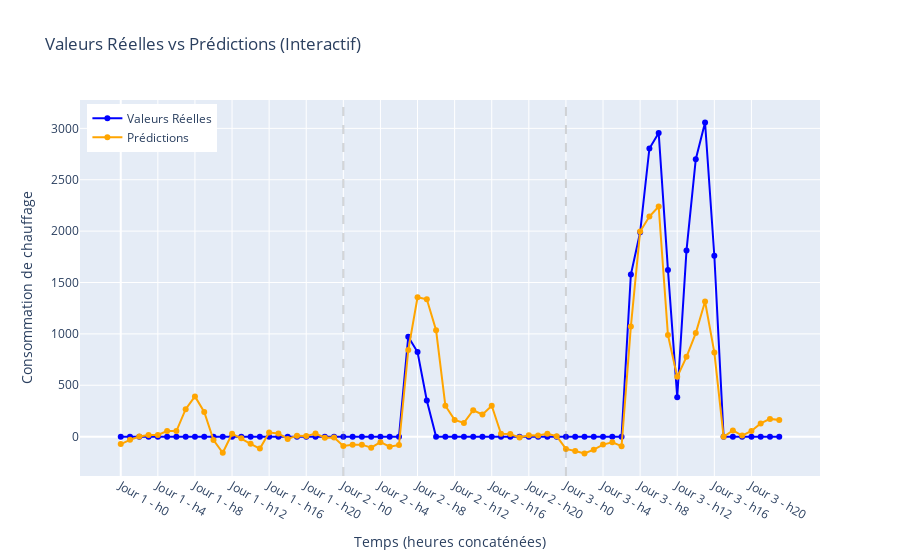

Write notebook code for a chart like this one.
### Code cell
plot_true_vs_predicted_interactive(indices=[10, 11, 12], y_test=y_test2, predictions=predictions2, scaler_cons=scaler_y)

### Figure 1 — Plotly figure (JSON) as saved in the notebook; plotly's stock layout.template omitted (floating-point values rounded to 4 significant figures)
{"data": [{"line": {"color": "blue"}, "mode": "lines+markers", "name": "Valeurs Réelles", "type": "scatter", "x": [0, 1, 2, 3, 4, 5, 6, 7, 8, 9, 10, 11, 12, 13, 14, 15, 16, 17, 18, 19, 20, 21, 22, 23, 24, 25, 26, 27, 28, 29, 30, 31, 32, 33, 34, 35, 36, 37, 38, 39, 40, 41, 42, 43, 44, 45, 46, 47, 48, 49, 50, 51, 52, 53, 54, 55, 56, 57, 58, 59, 60, 61, 62, 63, 64, 65, 66, 67, 68, 69, 70, 71], "y": [0, 0, 0, 0, 0, 0, 0, 0, 0, 0, 0, 0, 0, 0, 0, 0, 0, 0, 0, 0, 0, 0, 0, 0, 0, 0, 0, 0, 0, 0, 0, 971.7, 822.7, 352.6, 0, 0, 0, 0, 0, 0, 0, 0, 0, 0, 0, 0, 0, 0, 0, 0, 0, 0, 0, 0, 0, 1577.0, 1989.0, 2804.0, 2955.0, 1623.0, 384.2, 1812.0, 2699.0, 3057.0, 1760.0, 0, 0, 0, 0, 0, 0, 0]}, {"line": {"color": "orange"}, "mode": "lines+markers", "name": "Prédictions", "type": "scatter", "x": [0, 1, 2, 3, 4, 5, 6, 7, 8, 9, 10, 11, 12, 13, 14, 15, 16, 17, 18, 19, 20, 21, 22, 23, 24, 25, 26, 27, 28, 29, 30, 31, 32, 33, 34, 35, 36, 37, 38, 39, 40, 41, 42, 43, 44, 45, 46, 47, 48, 49, 50, 51, 52, 53, 54, 55, 56, 57, 58, 59, 60, 61, 62, 63, 64, 65, 66, 67, 68, 69, 70, 71], "y": [-72.55, -31.18, 0.5624, 15.7, 16.66, 54.7, 54.65, 267.6, 391.3, 239.6, -32.99, -156.7, 28.6, -16.63, -69.81, -116.4, 39.31, 30.58, -22.54, 9.745, 5.187, 29.67, -10.92, -9.099, -90.35, -79.21, -77.84, -107.5, -54.16, -98.15, -81.15, 842.7, 1357.0, 1336.0, 1035.0, 301.1, 163.1, 133.3, 256.5, 216.0, 300.9, 28.47, 24.53, -7.955, 12.95, 10.91, 27.24, 4.812, -119.3, -139.2, -163.6, -127.1, -77.51, -54.85, -92.49, 1071.0, 1996.0, 2142.0, 2239.0, 988.6, 581.6, 776.4, 1008.0, 1315.0, 819.4, -0.7442, 60.48, 10.28, 55.06, 128.9, 172.7, 161.1]}], "layout": {"hovermode": "x unified", "legend": {"x": 0.01, "y": 0.99}, "shapes": [{"line": {"color": "gray", "dash": "dash"}, "opacity": 0.3, "type": "line", "x0": 24, "x1": 24, "xref": "x", "y0": 0, "y1": 1, "yref": "y domain"}, {"line": {"color": "gray", "dash": "dash"}, "opacity": 0.3, "type": "line", "x0": 48, "x1": 48, "xref": "x", "y0": 0, "y1": 1, "yref": "y domain"}], "title": {"text": "Valeurs Réelles vs Prédictions (Interactif)"}, "xaxis": {"tickmode": "array", "ticktext": ["Jour 1 - h0", "Jour 1 - h4", "Jour 1 - h8", "Jour 1 - h12", "Jour 1 - h16", "Jour 1 - h20", "Jour 2 - h0", "Jour 2 - h4", "Jour 2 - h8", "Jour 2 - h12", "Jour 2 - h16", "Jour 2 - h20", "Jour 3 - h0", "Jour 3 - h4", "Jour 3 - h8", "Jour 3 - h12", "Jour 3 - h16", "Jour 3 - h20"], "tickvals": [0, 4, 8, 12, 16, 20, 24, 28, 32, 36, 40, 44, 48, 52, 56, 60, 64, 68], "title": {"text": "Temps (heures concaténées)"}}, "yaxis": {"title": {"text": "Consommation de chauffage"}}}}
